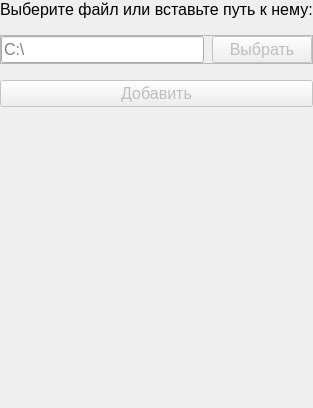
                <widget class="QWidget" name="instruction_page">
                 <layout class="QVBoxLayout" name="verticalLayout_15">
                  <property name="spacing">
                   <number>16</number>
                  </property>
                  <property name="leftMargin">
                   <number>0</number>
                  </property>
                  <property name="topMargin">
                   <number>0</number>
                  </property>
                  <property name="rightMargin">
                   <number>0</number>
                  </property>
                  <property name="bottomMargin">
                   <number>0</number>
                  </property>
                  <item>
                   <widget class="QLabel" name="choose_instruction_file_label">
                    <property name="sizePolicy">
                     <sizepolicy hsizetype="Fixed" vsizetype="Fixed">
                      <horstretch>0</horstretch>
                      <verstretch>0</verstretch>
                     </sizepolicy>
                    </property>
                    <property name="font">
                     <font>
                      <family>Segoe UI</family>
                      <pointsize>12</pointsize>
                     </font>
                    </property>
                    <property name="text">
                     <string>Выберите файл или вставьте путь к нему:</string>
                    </property>
                   </widget>
                  </item>
                  <item>
                   <widget class="QFrame" name="choose_instruction_file_frame">
                    <property name="frameShape">
                     <enum>QFrame::StyledPanel</enum>
                    </property>
                    <property name="frameShadow">
                     <enum>QFrame::Raised</enum>
                    </property>
                    <layout class="QHBoxLayout" name="horizontalLayout_10">
                     <property name="spacing">
                      <number>8</number>
                     </property>
                     <property name="leftMargin">
                      <number>0</number>
                     </property>
                     <property name="topMargin">
                      <number>0</number>
                     </property>
                     <property name="rightMargin">
                      <number>0</number>
                     </property>
                     <property name="bottomMargin">
                      <number>0</number>
                     </property>
                     <item>
                      <widget class="QLineEdit" name="choose_instruction_file_lineEdit">
                       <property name="font">
                        <font>
                         <family>Segoe UI</family>
                         <pointsize>12</pointsize>
                        </font>
                       </property>
                       <property name="placeholderText">
                        <string>C:\</string>
                       </property>
                       <property name="clearButtonEnabled">
                        <bool>true</bool>
                       </property>
                      </widget>
                     </item>
                     <item>
                      <widget class="QPushButton" name="choose_instruction_file_pushButton">
                       <property name="enabled">
                        <bool>false</bool>
                       </property>
                       <property name="minimumSize">
                        <size>
                         <width>100</width>
                         <height>0</height>
                        </size>
                       </property>
                       <property name="font">
                        <font>
                         <family>Segoe UI</family>
                         <pointsize>12</pointsize>
                        </font>
                       </property>
                       <property name="text">
                        <string>Выбрать</string>
                       </property>
                      </widget>
                     </item>
                    </layout>
                   </widget>
                  </item>
                  <item>
                   <widget class="QPushButton" name="add_instruction_file_pushButton">
                    <property name="enabled">
                     <bool>false</bool>
                    </property>
                    <property name="font">
                     <font>
                      <family>Segoe UI</family>
                      <pointsize>12</pointsize>
                     </font>
                    </property>
                    <property name="text">
                     <string>Добавить</string>
                    </property>
                   </widget>
                  </item>
                  <item>
                   <spacer name="verticalSpacer_3">
                    <property name="orientation">
                     <enum>Qt::Vertical</enum>
                    </property>
                    <property name="sizeHint" stdset="0">
                     <size>
                      <width>20</width>
                      <height>301</height>
                     </size>
                    </property>
                   </spacer>
                  </item>
                 </layout>
                </widget>
